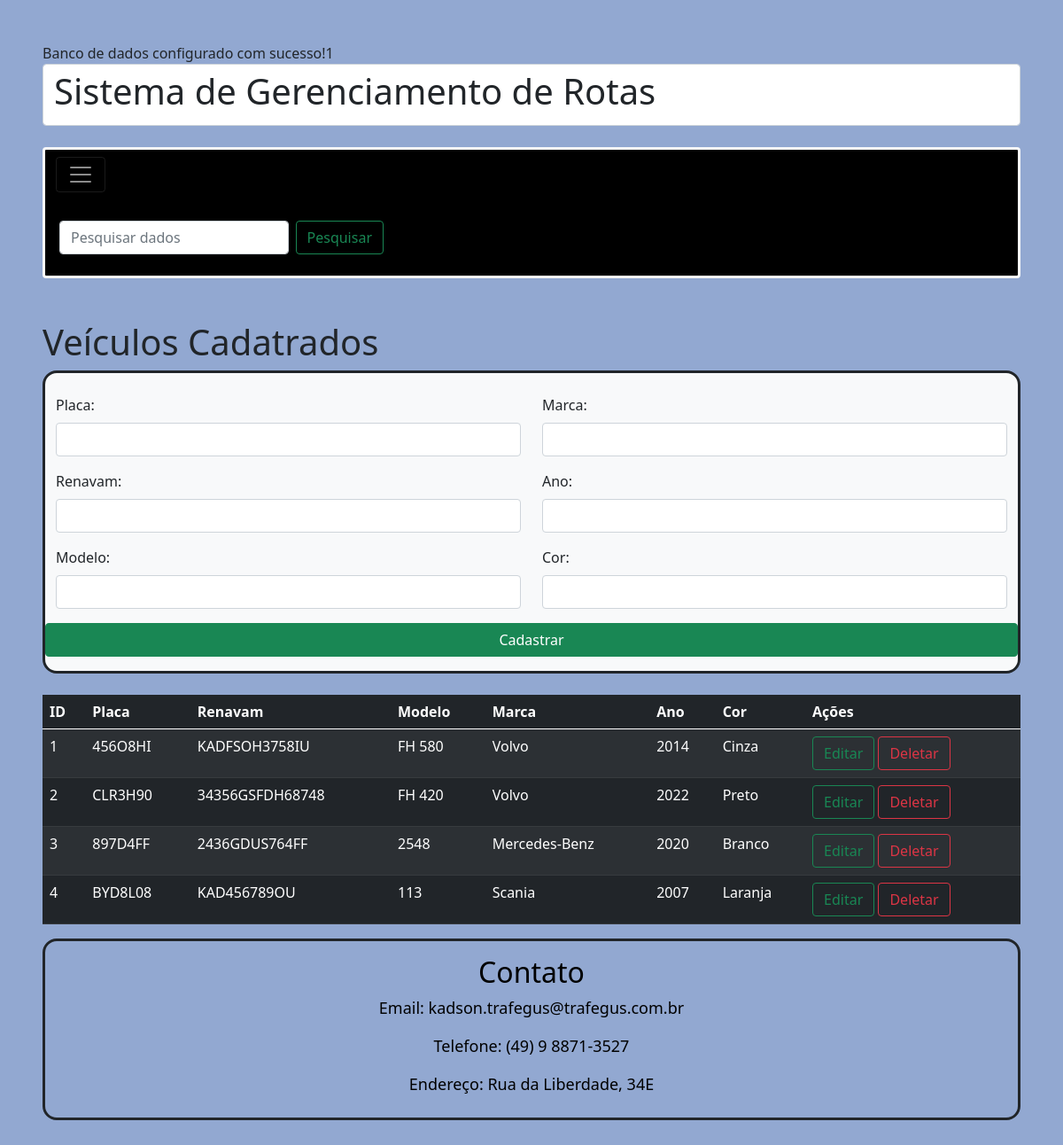
The page /src/veiculos.php on the database its author committed.
### tables this page shows
CREATE TABLE veiculos (
        id INTEGER PRIMARY KEY AUTOINCREMENT,
        placa CHAR(7) NOT NULL,
        renavam CHAR(30) DEFAULT NULL,
        modelo CHAR(20) NOT NULL,
        marca CHAR(20) NOT NULL,
        ano INTEGER NOT NULL,
        cor CHAR(20) NOT NULL
    );

### src/veiculos.php (the view, shortened to what this page needs)
<?= include __DIR__ . '/Cria_banco.php'; ?>
<!DOCTYPE html>
<html lang="pt-BR">
<head>
    <link href="https://cdn.jsdelivr.net/npm/bootstrap@5.0.2/dist/css/bootstrap.min.css" rel="stylesheet"
>
</head>
<body class="text-dark m-5" style="  background-color: #92a8d1;">
    <section>
    <header class="form-control">
        <h1>Sistema de Gerenciamento de Rotas</h1>
    </header>
    <br>
    <nav class="rounded navbar navbar-dark border border-3 border-light"
        style="background-color:black; border-radius: 16px;">
        <div class="container-fluid">
            <button class="navbar-toggler mb-3" type="button" data-bs-toggle="collapse"
                data-bs-target="#navbarTogglerDemo01" aria-controls="navbarTogglerDemo01" aria-expanded="false"
                aria-label="Toggle navigation">
                <span class="navbar-toggler-icon"></span>
            </button>
        </div>
        <form class="d-flex m-3 col-4">
            <input class="form-control me-2" type="search" placeholder="Pesquisar dados" aria-label="Search">
            <button class="btn btn-outline-success" type="submit">Pesquisar</button>
        </form>
    </nav>
    <br>
    </section>
    <br>
    <h1>Veículos Cadatrados</h1>
    <section>
        <div class="border border-3 border-dark bg-light" style="border-radius: 16px;">
            <form class="bg-light" action="veiculos.php" method="POST" class="form-control mt-3">
                <div class="container mt-4">
                    <div class="row">
                        <div class="col-md-6">
                            <div class="mb-3">
                                <label class="form-label" for="placa">Placa:</label>
                                <input type="text" id="placa" name="placa" maxlength="7" class="form-control" required>
                            </div>
                            <div class="mb-3">
                                <label class="form-label" for="renavam">Renavam:</label>
                                <input type="text" id="renavam" name="renavam" class="form-control" required>
                            </div>
                            <div class="mb-3">
                                <label class="form-label" for="modelo">Modelo:</label>
                                <input type="text" id="modelo" name="modelo" class="form-control" required>
                            </div>
                        </div>
                        <div class="col-md-6">
                            <div class="mb-3">
                                <label class="form-label" for="marca">Marca:</label>
                                <input type="text" id="marca" name="marca" maxlength="20" class="form-control" required>
                            </div>
                            <div class="mb-3">
                                <label class="form-label" for="ano">Ano:</label>
                                <input type="number" id="ano" name="ano" maxlength="4" class="form-control" required>
                            </div>
                            <div class="mb-3">
                                <label class="form-label" for="cor">Cor:</label>
                                <input type="text" id="cor" name="cor" maxlength="20" class="form-control" required>
                            </div>
                        </div>
                        <button class="btn btn-success" type="submit">Cadastrar</button>
                    </div>
                </div>
            </form>
        </div>
    </section>
    <br>
    <div>
        <table class="table table-striped table-dark">
            <thead>
                <tr>
                    <th scope="col">ID</th>
                    <th scope="col">Placa</th>
                    <th scope="col">Renavam</th>
                    <th scope="col">Modelo</th>
                    <th scope="col">Marca</th>
                    <th scope="col">Ano</th>
                    <th scope="col">Cor</th>
                    <th scope="col">Ações</th>
                </tr>
            </thead>
            <tbody>
                <?php
                $veiculos = $db->query('SELECT * FROM veiculos')->fetchAll(PDO::FETCH_ASSOC);
                $linha = 0;
                foreach ($veiculos as $veiculo):
                    $linha++;
                ?>
                <tr>
                    <td><?= $linha ?></td>
                    <td><?= htmlspecialchars($veiculo['placa']) ?></td>
                    <td><?= htmlspecialchars($veiculo['renavam']) ?></td>
                    <td><?= htmlspecialchars($veiculo['modelo']) ?></td>
                    <td><?= htmlspecialchars($veiculo['marca']) ?></td>
                    <td><?= htmlspecialchars($veiculo['ano']) ?></td>
                    <td><?= htmlspecialchars($veiculo['cor']) ?></td>
                    <td>
                        <a href="./Acoes/editar.php?linha=<?= $linha ?>" class="btn btn-outline-success">Editar</a>
                        <a href="./Acoes/excluir.php?linha=<?= $linha ?>" class="btn btn-outline-danger">Deletar</a>
                    </td>
                </tr>
                <?php endforeach; ?>
            </tbody>
        </table>
    </div>
    <footer class="border border-3 border-dark mt-3 col-12 mb-0"
        style="border-radius: 16px; color: black; font-size: 18px; text-align: center;">
        <container class="mb-0">
            <div class="m-2 p-2 mb-0">
                <h2>Contato</h2>
                <p>Email: kadson.trafegus@trafegus.com.br</p>
                <p>Telefone: (49) 9 8871-3527</p>
                <p>Endereço: Rua da Liberdade, 34E</p>
            </div>
        </container>
    </footer>
</body>
</html>

### rows shown on the page
veiculos: placa "456O8HI", renavam "KADFSOH3758IU", modelo "FH 580", marca "Volvo", ano "2014", cor "Cinza"
veiculos: placa "CLR3H90", renavam "34356GSFDH68748", modelo "FH 420", marca "Volvo", ano "2022", cor "Preto"
veiculos: placa "897D4FF", renavam "2436GDUS764FF", modelo "2548", marca "Mercedes-Benz", ano "2020", cor "Branco"
veiculos: placa "BYD8L08", renavam "KAD456789OU", modelo "113", marca "Scania", ano "2007", cor "Laranja"

### other values the page prints
include __DIR__ . '/Cria_banco.php' "1"
